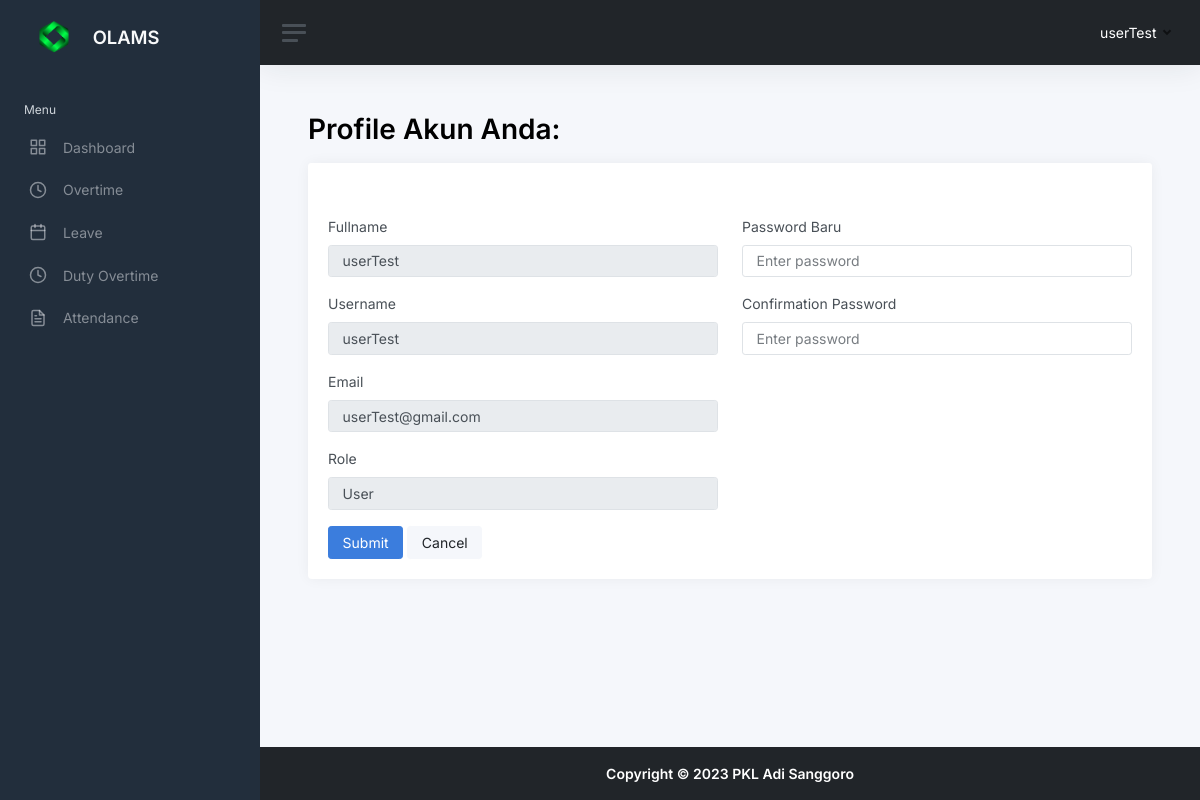
The page /profil.php (signed in) on the database its author committed.
### tables this page shows
CREATE TABLE `users` (
  `user_id` tinyint(3) UNSIGNED NOT NULL,
  `role_id` tinyint(3) UNSIGNED NOT NULL,
  `name` varchar(64) NOT NULL,
  `username` varchar(32) NOT NULL,
  `password` varchar(254) NOT NULL,
  `email` varchar(64) NOT NULL,
  `created_by` tinyint(3) UNSIGNED NOT NULL,
  `created_at` timestamp NOT NULL DEFAULT current_timestamp(),
  `updated_by` tinyint(3) UNSIGNED DEFAULT NULL,
  `updated_at` timestamp NULL DEFAULT NULL ON UPDATE current_timestamp()
);

CREATE TABLE `m_roles` (
  `role_id` tinyint(3) UNSIGNED NOT NULL,
  `name` varchar(64) NOT NULL,
  `created_at` timestamp NOT NULL DEFAULT current_timestamp(),
  `created_by` tinyint(3) UNSIGNED NOT NULL,
  `updated_by` tinyint(3) UNSIGNED DEFAULT NULL,
  `updated_at` timestamp NULL DEFAULT NULL ON UPDATE current_timestamp()
);

### include/conn.inc.php (called while the page is built, shortened)
<?php
function cleanValue($strhtml)
    {
        $strBersih = $strhtml;
        $strBersih = htmlspecialchars($strBersih);
        $strBersih = trim($strBersih);
        $strBersih = stripslashes($strBersih);
        $strBersih = strip_tags($strBersih);
        return $strBersih;
    }
?>

### profil.php (the view, shortened to what this page needs)
<?php
include __DIR__ . "/include/conn.inc.php";
$user_id = $_SESSION["user_id"];
$query = "SELECT
  users.user_id,
  users.name AS fullname,
  users.username,
  users.email,
  m_roles.name AS role_name
  FROM users
  LEFT JOIN m_roles ON users.role_id = m_roles.role_id
  WHERE users.user_id = ?";
$stmt = mysqli_prepare($conn, $query);
mysqli_stmt_bind_param($stmt, "i", $user_id);
mysqli_stmt_execute($stmt);
$result = mysqli_stmt_get_result($stmt);
if ($row = mysqli_fetch_assoc($result)) {
  $fullname = $row['fullname'];
  $username = $row['username'];
  $email = $row['email'];
  $role = $row['role_name'];
}
?>
<!DOCTYPE html>
<html lang="en">
<head>
  <?php include "head.inc.php"; ?>
</head>
<body>
  <div class="wrapper">
    <?php include "components/sidebar.inc.php"; ?>
    <div class="main">
      <?php include "components/navbar.inc.php"; ?>
      <main class="content">
        <div class="container-fluid p-0">
          <h1 class="h1 mb-3 judul_halaman"><strong>Profile Akun Anda:</strong></h1>
          <div class="row">
            <div class="col-12">
              <div class="card">
                <div class="card-header">
                </div>
                <div class="card-body">
                  <form action="<?= cleanValue($_SERVER['PHP_SELF']) ?>" method="post">
                    <div class="row">
                      <div class="col-md-6">
                        <div class="mb-3">
                          <label class="form-label" for="inputFullname">Fullname</label>
                          <input type="text" class="form-control" name="name" id="inputFullnme" placeholder="Enter fullname" value="<?= $fullname; ?>" disabled>
                        </div>
                        <div class="mb-3">
                          <label class="form-label" for="inputPassword4">Username</label>
                          <input type="text" class="form-control" name="username" id="inputPassword4" placeholder="Enter username" value="<?= $username; ?>" disabled>
                        </div>
                        <div class="mb-3">
                          <label class="form-label" for="inputEmail4">Email</label>
                          <input type="email" class="form-control" name="email" id="inputEmail4" placeholder="Enter email" value="<?= $email; ?>" disabled>
                        </div>
                        <div class="mb-3">
                          <label class="form-label" for="inputState">Role</label>
                          <input type="text" class="form-control" name="role_name" value="<?= $role; ?>" disabled>
                        </div>
                      </div>
                      <div class="col-md-6">
                        <div class="mb-3">
                          <label class="form-label" for="inputPassword4">Password Baru</label>
                          <input type="password" class="form-control" name="new_password" id="inputPassword4" placeholder="Enter password" value="">
                        </div>
                        <div class="mb-3">
                          <label class="form-label" for="inputPassword4">Confirmation Password</label>
                          <input type="password" class="form-control" name="confirm_password" id="inputPassword4" placeholder="Enter password" value="">
                        </div>
                      </div>
                    </div>
                    <div class="row">
                      <div class="col align-items-end">
                        <button type="submit" class="btn btn-primary">Submit</button>
                        <a href="userlist.php" class="btn btn-light text-dark text-decoration-none">Cancel</a>
                      </div>
                    </div>
                  </form>
                </div>
              </div>
            </div>
          </div>
        </div>
      </main>
      <?php include "components/footer.inc.php"; ?>
    </div>
  </div>
</body>
</html>

### rows shown on the page
users: name "userTest", username "userTest", email "userTest@gmail.com", role_name "User"

### other values the page prints
$_SESSION['name'] "userTest"
